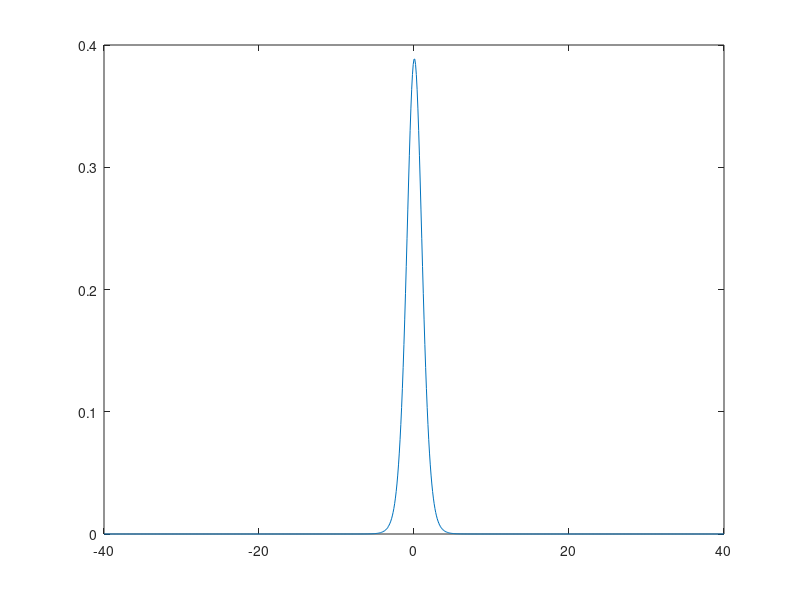

MATLAB code for this plot: (Note: this script raises an error after producing the figure.)
clear
close all
clc

v = 10;

%% generates pdf t_v
step = 0.1;
x =-40:step:40;
y = cdf('T',x,v);
dev_y = zeros(1,length(y));
for k = 2 : length(y)
    dev_y(k) = (y(k) - y(k-1))/step;
end
figure
plot(x,dev_y)

%% generates data t_v
m = 10;
r = 0.001;
theta = 2*pi/m;
sigma = get_sigma(m, r, theta);
[z] = generate_tv(v, sigma, 1);

figure
histogram(real(z), [-40:1:40])
z_ = random('T', v, 1, m);
figure
histogram(real(z_), [-40:1:40])

